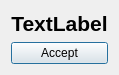
<?xml version="1.0" encoding="UTF-8"?>
<ui version="4.0">
 <class>ErrorDialog</class>
 <widget class="QDialog" name="ErrorDialog">
  <property name="geometry">
   <rect>
    <x>0</x>
    <y>0</y>
    <width>93</width>
    <height>60</height>
   </rect>
  </property>
  <property name="windowTitle">
   <string>Error</string>
  </property>
  <layout class="QVBoxLayout" name="verticalLayout">
   <item>
    <widget class="QLabel" name="errorLabel">
     <property name="sizePolicy">
      <sizepolicy hsizetype="Expanding" vsizetype="Expanding">
       <horstretch>0</horstretch>
       <verstretch>0</verstretch>
      </sizepolicy>
     </property>
     <property name="font">
      <font>
       <family>Arial</family>
       <pointsize>16</pointsize>
       <weight>75</weight>
       <bold>true</bold>
      </font>
     </property>
     <property name="text">
      <string>TextLabel</string>
     </property>
     <property name="alignment">
      <set>Qt::AlignCenter</set>
     </property>
    </widget>
   </item>
   <item>
    <widget class="QPushButton" name="acceptButton">
     <property name="text">
      <string>Accept</string>
     </property>
    </widget>
   </item>
  </layout>
 </widget>
 <resources/>
 <connections/>
</ui>
